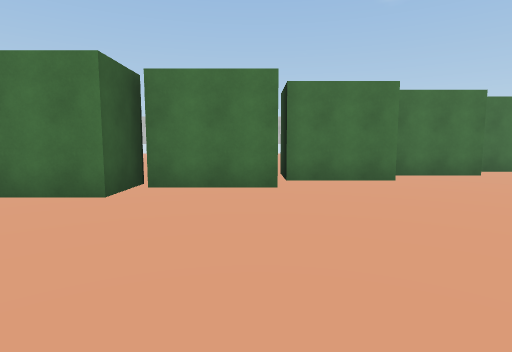
view 1 (above)

24 first-person views from a walk through a Unity game level. The camera is 1.5 m above the floor, tilts 6° down and sees 80° across. The floor is counted in squares, 2 m on a side. Each view is taken from the middle of a square. On the plan, view 1 faces up. The plan holds only what a view shows up to about 10 squares ahead; the rest is blank. The place goes on beyond the plan. Surface patterns are stand-ins for the level's own textures.

view 2
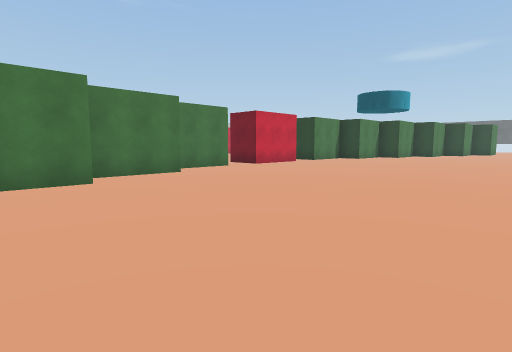

view 3
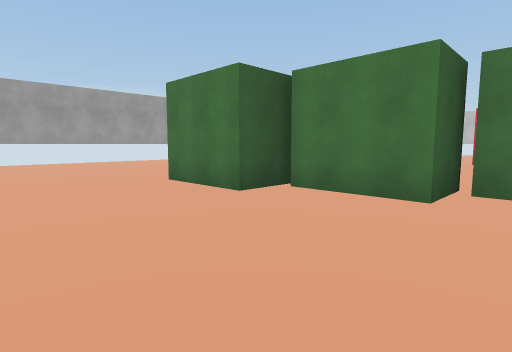

view 4
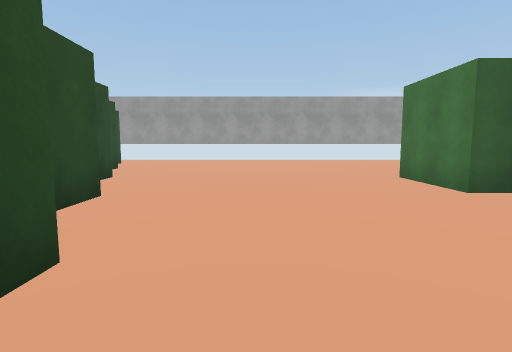

view 5
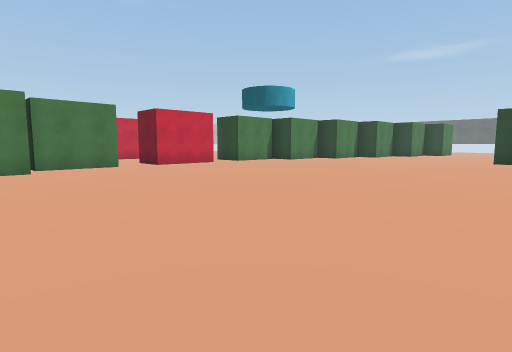

view 6
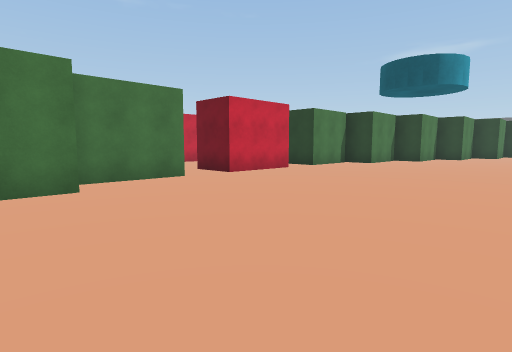

view 7
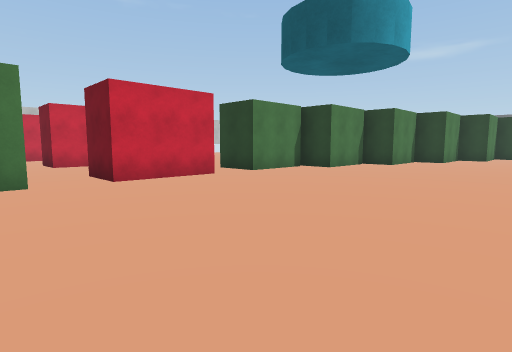

view 8
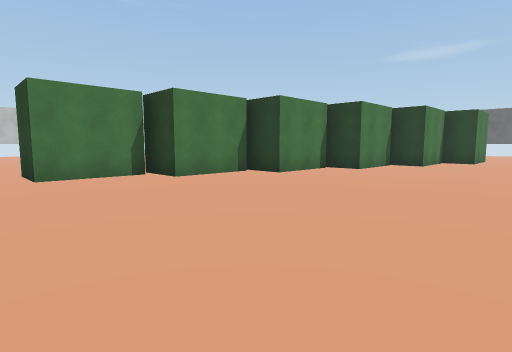

view 9
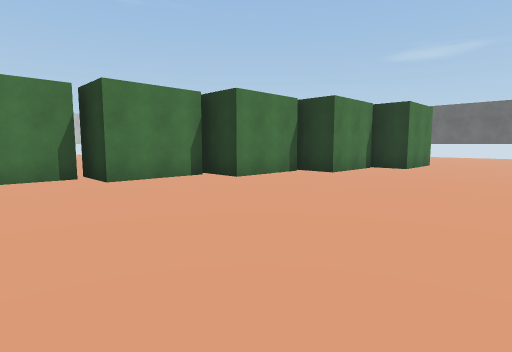

view 10
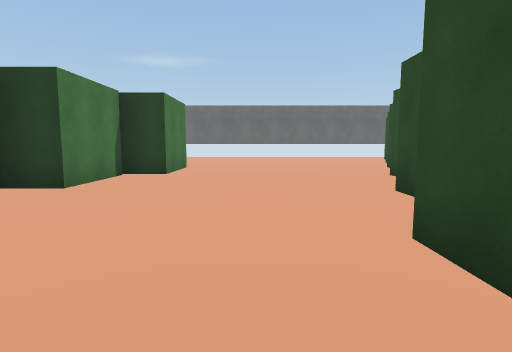

view 11
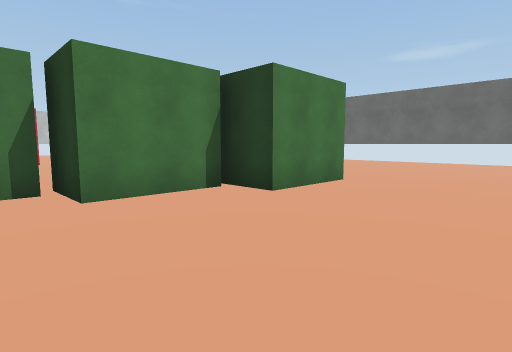

view 12
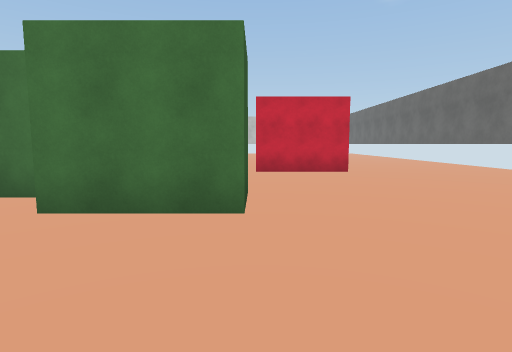

view 13
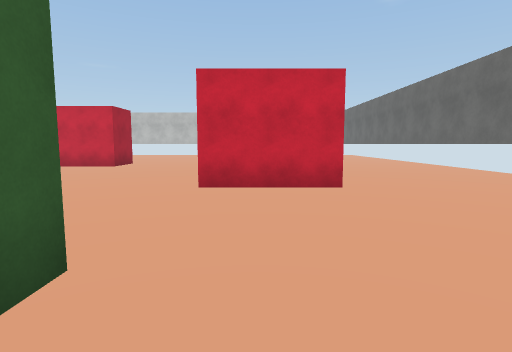

view 14
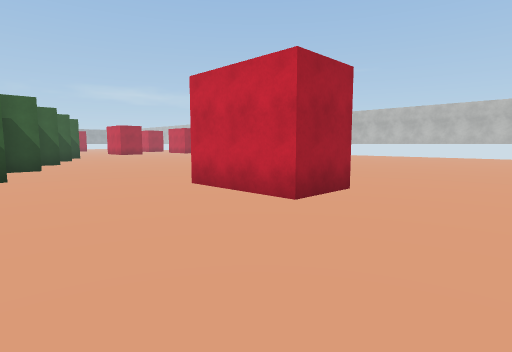

view 15
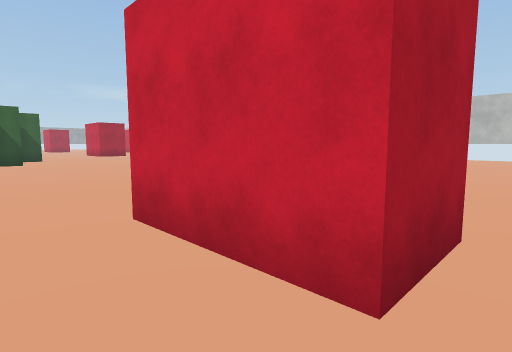

view 16
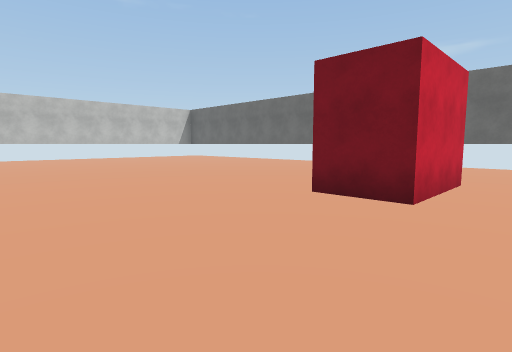

view 17
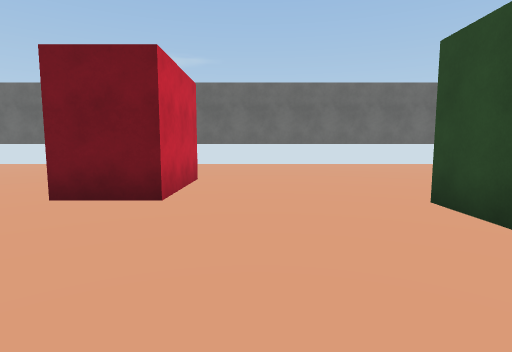

view 18
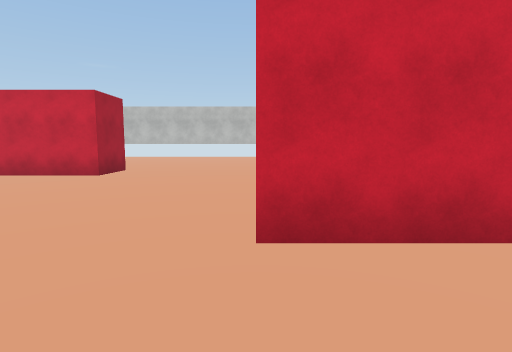

view 19
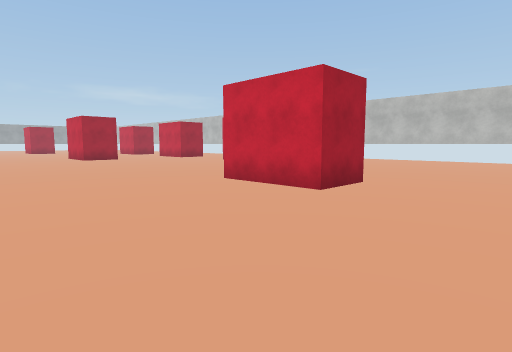

view 20
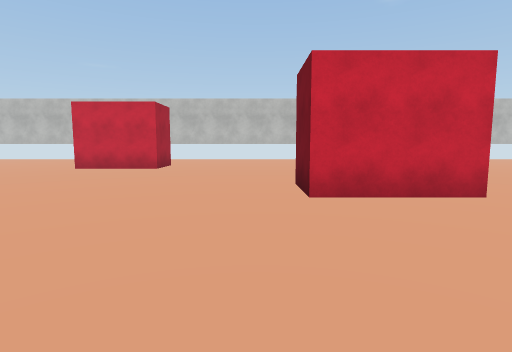

view 21
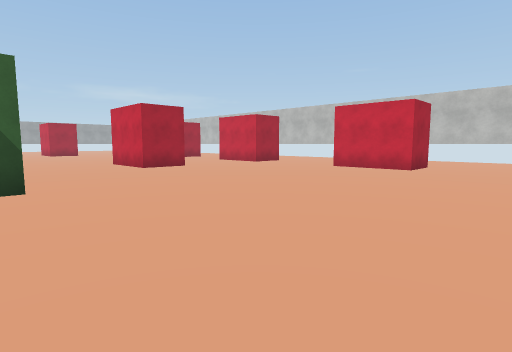

view 22
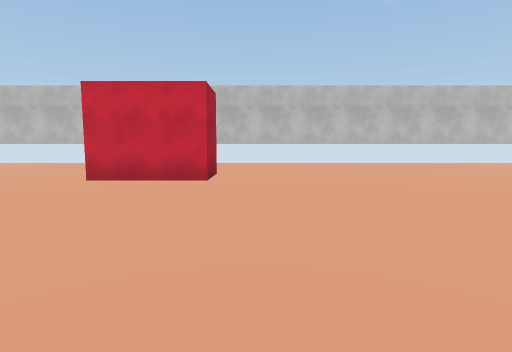

view 23
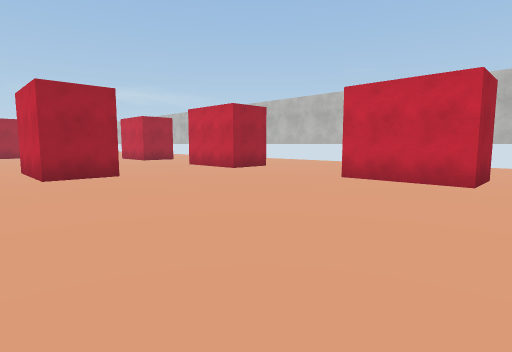

view 24
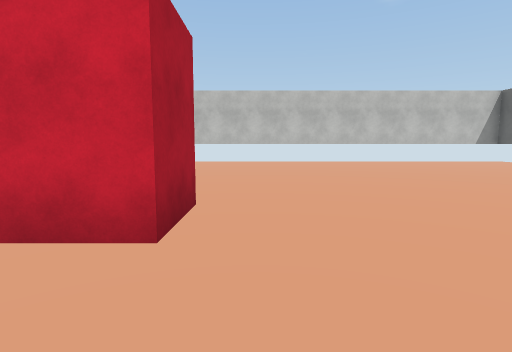

### Floor plan
Points are (right, up) in squares from view 1. A wall is a line through its corners. A room is listed if a view was taken in it or the views show most of it. See-through windows are left out.
Room 1 (views 1, 2, 3, 4, 5, 6, 7, 8, 9, 10, 11, 12, 13, 14, 15, 18)
walls: (11.9, 8.2) (9.3, 8.2); (8, 8.2) (5.6, 8.2); (5.5, 7.2) (3.1, 7.2); (3, 6.2) (0.6, 6.2); (15.5, 8.2) (13.1, 8.2); (18, 7.2) (15.6, 7.2) (15.6, 8.8); (19.4, -0.3) (20.4, -0.3); (0.4, 5.2) (-1.9, 5.2); (20.5, 6.2) (18.1, 6.2) (18.1, 7.8); (-1.9, -1.2) (-1.4, -1.2); (22.2, -1.2) (22.9, -1.2); (-2.1, 5.8) (-2.1, 4.2) (-4.4, 4.2); (23, 5.2) (20.6, 5.2) (20.6, 6.6); (-4, -2.2) (-3.4, -2.2); (-4.6, 4.6) (-4.6, 3.3) (-6.9, 3.3); (25.5, 4.2) (23.1, 4.2) (23.1, 5.8); (27.9, 4.7) (27.9, 3.3) (25.6, 3.3) (25.6, 4.6); (30.5, 8.2) (28, 8.2); (34.3, 1) (34.3, 2)
ways out: opening at (27, 6.5) to room 2; opening at (32.5, 8) to room 2; opening at (8.5, 9); opening at (12.5, 9)
Room 2 (views 16, 17, 19, 20, 21, 22, 23, 24)
walls: (24.3, 14.9) (24.3, 13.3) (21.8, 13.3) (21.8, 14.8); (18, 19.8) (18, 18.3) (15.5, 18.3); (28, 8.2) (28, 9.8); (22.9, 6.9) (22.9, 6); (30.5, 9.9) (30.5, 8.2); (18.1, 22.8) (17.6, 22.8); (15.4, 9.9) (15.4, 9.4); (26.6, 4.7) (27.9, 4.7); (34.3, 7.5) (34.3, 13.1); (11.8, 19) (11.8, 18.3)
ways out: opening at (27, 6.5) to room 1; opening at (32.5, 8) to room 1; opening at (11.8, 15.8)

Positions as (right, up) in squares from view 1, and headings:
1: (0, 0), facing up
2: (1, 0), facing up-right
3: (-1, 0), facing up-left
4: (0, 0), facing left
5: (4, -2), facing up-right
6: (4, 2), facing up-right
7: (7, 2), facing up-right
8: (12, 1), facing up-right
9: (16, 0), facing up-right
10: (18, 1), facing right
11: (22, 0), facing up-right
12: (28, 0), facing up
13: (29, 3), facing up
14: (33, 5), facing up-left
15: (31, 7), facing up-left
16: (24, 7), facing up-right
17: (24, 7), facing right
18: (28, 6), facing up
19: (27, 9), facing up-left
20: (21, 9), facing up
21: (21, 9), facing up-left
22: (19, 12), facing up
23: (19, 12), facing up-left
24: (25, 11), facing up
